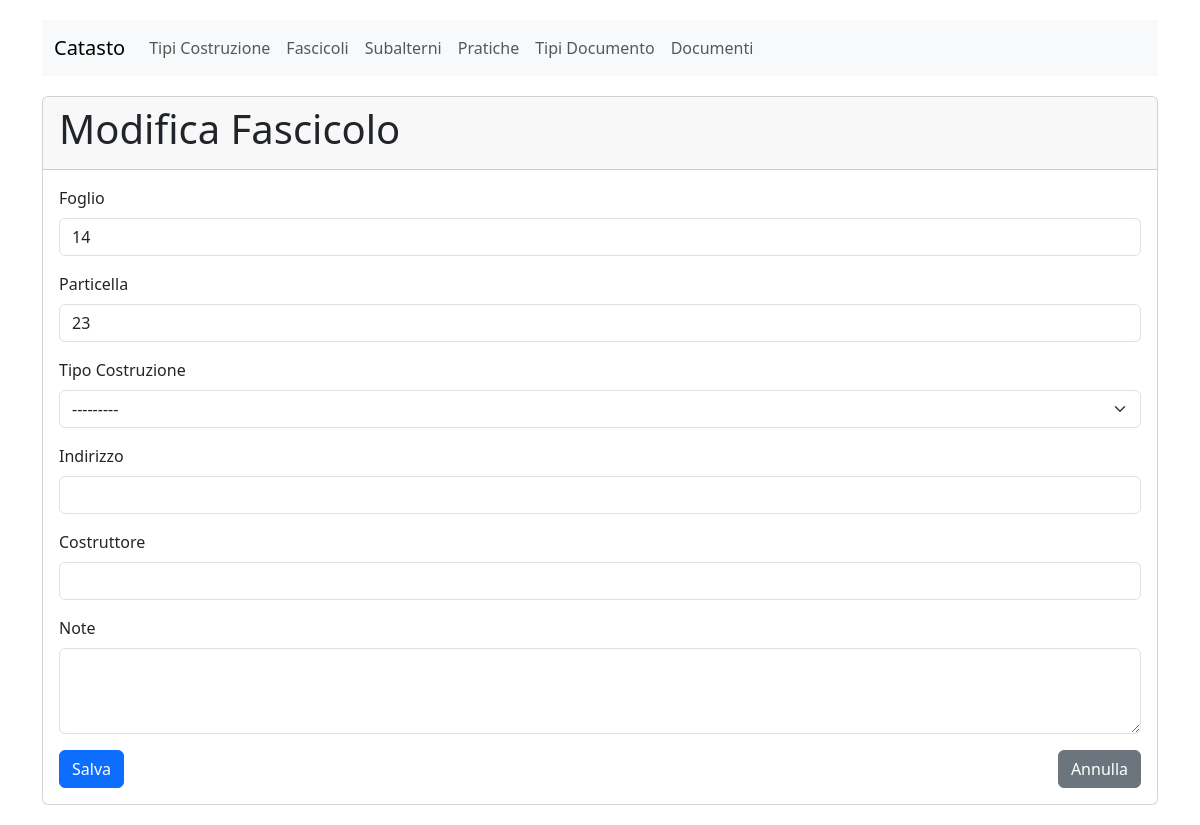
The app's page /catasto/fascicoli/1/update/ with its own data.
### src/catasto/models.py (models this page shows, shortened)
class Fascicolo(models.Model):
    foglio = models.CharField(max_length=20)
    particella = models.CharField(max_length=20)
    tipo = models.ForeignKey(TipoCostruzione, on_delete=models.CASCADE, blank=True, null=True)
    indirizzo = models.CharField(max_length=100, blank=True, null=True)
    costruttore = models.CharField(max_length=100, blank=True, null=True)
    note = models.TextField(blank=True, null=True)
    class Meta:
        verbose_name = "Fascicolo"
        verbose_name_plural = "Fascicoli"

### src/catasto/views.py (the view)
# urls.py: path('fascicoli/<int:pk>/update/', FascicoloUpdateView.as_view(), name='fascicolo-update'),
class FascicoloUpdateView(UpdateView):
    model = Fascicolo
    form_class = FascicoloForm
    template_name = 'catasto/fascicolo_form.html'
    success_url = reverse_lazy('catasto:fascicolo-list')

### src/catasto/forms.py
class FascicoloForm(forms.ModelForm):
    class Meta:
        model = Fascicolo
        fields = ['foglio', 'particella', 'tipo', 'indirizzo', 'costruttore', 'note']
        widgets = {
            'foglio': forms.TextInput(attrs={'class': 'form-control'}),
            'particella': forms.TextInput(attrs={'class': 'form-control'}),
            'tipo': forms.Select(attrs={'class': 'form-select'}),
            'indirizzo': forms.TextInput(attrs={'class': 'form-control'}),
            'costruttore': forms.TextInput(attrs={'class': 'form-control'}),
            'note': forms.Textarea(attrs={'class': 'form-control', 'rows': 3}),
        }

### src/catasto/models.py (called while the page is built)
    def __str__(self):
        return self.nome

### src/catasto/templates/catasto/fascicolo_form.html (shortened to what this page needs)
{% extends 'catasto/base.html' %}
{% block content %}
<div class="card">
    <div class="card-header">
        <h1>{% if object %}Modifica Fascicolo{% else %}Nuovo Fascicolo{% endif %}</h1>
    </div>
    <div class="card-body">
        <form method="post">
            <div class="mb-3">
                <label for="{{ form.foglio.id_for_label }}" class="form-label">Foglio</label>
                {{ form.foglio }}
            </div>
            <div class="mb-3">
                <label for="{{ form.particella.id_for_label }}" class="form-label">Particella</label>
                {{ form.particella }}
            </div>
            <div class="mb-3">
                <label for="{{ form.tipo.id_for_label }}" class="form-label">Tipo Costruzione</label>
                {{ form.tipo }}
            </div>
            <div class="mb-3">
                <label for="{{ form.indirizzo.id_for_label }}" class="form-label">Indirizzo</label>
                {{ form.indirizzo }}
            </div>
            <div class="mb-3">
                <label for="{{ form.costruttore.id_for_label }}" class="form-label">Costruttore</label>
                {{ form.costruttore }}
            </div>
            <div class="mb-3">
                <label for="{{ form.note.id_for_label }}" class="form-label">Note</label>
                {{ form.note }}
            </div>
            <div class="d-flex justify-content-between">
                <button type="submit" class="btn btn-primary">Salva</button>
                <a href="{% url 'catasto:fascicolo-list' %}" class="btn btn-secondary">Annulla</a>
            </div>
        </form>
    </div>
</div>
{% endblock %}

### src/catasto/templates/catasto/base.html (style rules this page uses)
body { padding-top: 20px; padding-bottom: 20px; }

### records on screen
Fascicolo: foglio "14", particella "23", tipo "---------"
